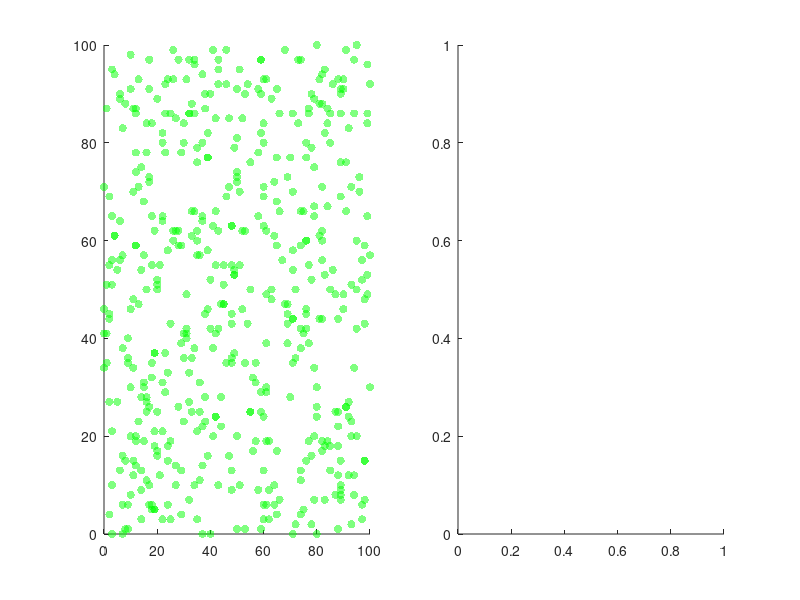

Source code (MATLAB): (Note: this script raises an error after producing the figure.)
clearvars;clc;
% Setup parameters
num_par = 500;            % number of particles

xl = [0 100];           
yl = [0 100];           
start = [randi(xl,num_par,1),randi(yl,num_par,1)];  % starting coordinate (x,y)
gain = 0.01;              % movement 
time = 30;        
day = 1;
limit_day = 100;

% Epi parameter
r_infect = 5;
infectP = 0.8;
i_period = 5;

%% % Initialize figure
close all;

figure
set(gcf,'units','points','position',[500,500,1200,400])
ax1 = subplot(121);
h = scatter(start(:,1), start(:,2),35,...
    repmat([0 1 0],num_par,1),'filled','MarkerFaceAlpha',.5);
xlim(ax1, xl)
ylim(ax1, yl)
% hold(ax1, 'on')


ax2 = subplot(122);
h2 = animatedline(0,0,'Color','m','LineWidth',1,'Marker','o');
hold on
h3 = animatedline(0,0,'Color','k','LineWidth',1);
% ylim(ax2, [0 num_par])
% xlim(ax2, [0 limit_day])
xlabel('Time (day)');
ylabel('# of infect');
legend('Today','Current');

%%
% randomly jitter for set amount of time
t1 = tic; 
pt = [start,zeros(num_par,2)];
% first infection
pt(1:2,3) = 1;
h.CData(1:2,:) = ones(2,1)*[1 0 0];
% percent of smartphone user;
su = .5;
suIdx = rand(num_par,1)<su;
pt(:,4) = suIdx;


% stepX = range(xl) * gain; 
% stepY = range(yl) * gain; 
step = range(xl) * gain;
sdf(gcf,'paper_f150')

video_flag = 1;
switch video_flag
    case 1
        fprintf('Saving vids...\n');
        video_filename = sprintf('pt%d-su%.1f-idot%.1f-period%d',num_par,su,infectP,i_period);
        v = VideoWriter(strcat('vids/',video_filename),'MPEG-4');
        v.FrameRate = 10;
        v.Quality = 100;
        open(v);
        frame = getframe(gcf);
        writeVideo(v,frame);
end
%%
while toc(t1) < time && any(pt(:,3)>=1&pt(:,3)<=i_period)            
   pt(pt(:,3)>0,3) = pt(pt(:,3)>0,3)+1;
   h.CData(pt(:,3)>i_period,:) = ones(sum(pt(:,3)>i_period),1)*[0 0 1];
      
%    next_loc = getNextLocation(pt,xl,yl,step);
   g1_idx = pt(:,3)>=1&pt(:,4)&pt(:,3)>=i_period/2;
   g2_idx = ~g1_idx;
   next_loc1 = getNextLocation(pt(g1_idx,1:2),[150 200],[150, 200],step);
   next_loc2 = getNextLocation(pt(g2_idx,1:2),xl,yl,step);
   next_loc = zeros(num_par,2);
   next_loc(g1_idx,1:2) = next_loc1;
   next_loc(g2_idx,1:2) = next_loc2;
   % Smooth animation
   dt = 5;
   fun1 = @(a,b) linspace(a,b,dt);
   dx = arrayfun(fun1,pt(:,1),next_loc(:,1),'UniformOutput',false);
   dy = arrayfun(fun1,pt(:,2),next_loc(:,2),'UniformOutput',false);
   dx = vertcat(dx{:});
   dy = vertcat(dy{:});
   for i=1:dt
       h.XData = dx(:,i); 
       h.YData = dy(:,i);       
       drawnow 
   end
   pt(:,1:2) = next_loc;
%    pt(:,1) = xbound(indx); 
%    pt(:,2) = ybound(indy);
%    h.XData = pt(:,1); 
%    h.YData = pt(:,2);    
    
   % Apply infection transition`
%    pt(:,3) = updateInfection(pt);
   infectiousIdx = find(pt(:,3)>=1&pt(:,3)<=i_period);
   susceptibleIdx = find(pt(:,3)==0);
   sus_loc = pt(susceptibleIdx,1:2);
   inf_loc = pt(infectiousIdx,1:2);
   [i_idx,i_dist] = knnsearch(inf_loc,sus_loc,'K',1);
   if any(i_dist<r_infect)           % get index neighbor in distance r m
       rndSel = rand(sum(i_dist<r_infect),1)<infectP;
       contactIdx = find(i_dist<r_infect);
       infectionIdx = susceptibleIdx(contactIdx(rndSel)); 
       if ~isempty(infectionIdx)           
           pt(infectionIdx,3) = 1;
           h.CData(infectionIdx,:) = repmat([1 0 0],length(infectionIdx),1);           
       end
       day_infect=sum(rndSel);       
       addpoints(h2,day,day_infect);
   else
       addpoints(h2,day,0);       
   end
   addpoints(h3,day,sum(pt(:,3)>=1&pt(:,3)<=i_period));       
   axis tight
   drawnow

   day=day+1;
      
   switch video_flag
        case 1
        frame = getframe(gcf);
        writeVideo(v,frame);
   end
end
switch video_flag, case 1, close(v);end